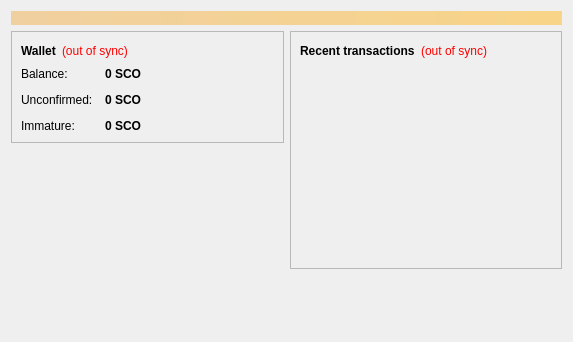
<?xml version="1.0" encoding="UTF-8"?>
<ui version="4.0">
 <class>OverviewPage</class>
 <widget class="QWidget" name="OverviewPage">
  <property name="geometry">
   <rect>
    <x>0</x>
    <y>0</y>
    <width>573</width>
    <height>342</height>
   </rect>
  </property>
  <property name="windowTitle">
   <string>Form</string>
  </property>
  <layout class="QVBoxLayout" name="topLayout">
   <item>
    <widget class="QLabel" name="labelAlerts">
     <property name="visible">
      <bool>false</bool>
     </property>
     <property name="styleSheet">
      <string notr="true">background-color: qlineargradient(x1: 0, y1: 0, x2: 1, y2: 0, stop:0 #F0D0A0, stop:1 #F8D488); color:#000000;</string>
     </property>
     <property name="wordWrap">
      <bool>true</bool>
     </property>
     <property name="margin">
      <number>3</number>
     </property>
    </widget>
   </item>
   <item>
    <layout class="QHBoxLayout" name="horizontalLayout" stretch="1,1">
     <item>
      <layout class="QVBoxLayout" name="verticalLayout_2">
       <item>
        <widget class="QFrame" name="frame">
         <property name="frameShape">
          <enum>QFrame::StyledPanel</enum>
         </property>
         <property name="frameShadow">
          <enum>QFrame::Raised</enum>
         </property>
         <layout class="QVBoxLayout" name="verticalLayout_4">
          <item>
           <layout class="QHBoxLayout" name="horizontalLayout_4">
            <item>
             <widget class="QLabel" name="label_5">
              <property name="font">
               <font>
                <weight>75</weight>
                <bold>true</bold>
               </font>
              </property>
              <property name="text">
               <string>Wallet</string>
              </property>
             </widget>
            </item>
            <item>
             <widget class="QLabel" name="labelWalletStatus">
              <property name="toolTip">
               <string>The displayed information may be out of date. Your wallet automatically synchronizes with the Thistlecoin network after a connection is established, but this process has not completed yet.</string>
              </property>
              <property name="styleSheet">
               <string notr="true">QLabel { color: red; }</string>
              </property>
              <property name="text">
               <string notr="true">(out of sync)</string>
              </property>
              <property name="alignment">
               <set>Qt::AlignLeading|Qt::AlignLeft|Qt::AlignVCenter</set>
              </property>
             </widget>
            </item>
            <item>
             <spacer name="horizontalSpacer_2">
              <property name="orientation">
               <enum>Qt::Horizontal</enum>
              </property>
              <property name="sizeHint" stdset="0">
               <size>
                <width>40</width>
                <height>20</height>
               </size>
              </property>
             </spacer>
            </item>
           </layout>
          </item>
          <item>
           <layout class="QFormLayout" name="formLayout_2">
            <property name="fieldGrowthPolicy">
             <enum>QFormLayout::AllNonFixedFieldsGrow</enum>
            </property>
            <property name="horizontalSpacing">
             <number>12</number>
            </property>
            <property name="verticalSpacing">
             <number>12</number>
            </property>
            <item row="0" column="0">
             <widget class="QLabel" name="label">
              <property name="text">
               <string>Balance:</string>
              </property>
             </widget>
            </item>
            <item row="0" column="1">
             <widget class="QLabel" name="labelBalance">
              <property name="font">
               <font>
                <weight>75</weight>
                <bold>true</bold>
               </font>
              </property>
              <property name="cursor">
               <cursorShape>IBeamCursor</cursorShape>
              </property>
              <property name="toolTip">
               <string>Your current balance</string>
              </property>
              <property name="text">
               <string notr="true">0 SCO</string>
              </property>
              <property name="textInteractionFlags">
               <set>Qt::LinksAccessibleByMouse|Qt::TextSelectableByKeyboard|Qt::TextSelectableByMouse</set>
              </property>
             </widget>
            </item>
            <item row="1" column="0">
             <widget class="QLabel" name="label_3">
              <property name="text">
               <string>Unconfirmed:</string>
              </property>
             </widget>
            </item>
            <item row="1" column="1">
             <widget class="QLabel" name="labelUnconfirmed">
              <property name="font">
               <font>
                <weight>75</weight>
                <bold>true</bold>
               </font>
              </property>
              <property name="cursor">
               <cursorShape>IBeamCursor</cursorShape>
              </property>
              <property name="toolTip">
               <string>Total of transactions that have yet to be confirmed, and do not yet count toward the current balance</string>
              </property>
              <property name="text">
               <string notr="true">0 SCO</string>
              </property>
              <property name="textInteractionFlags">
               <set>Qt::LinksAccessibleByMouse|Qt::TextSelectableByKeyboard|Qt::TextSelectableByMouse</set>
              </property>
             </widget>
            </item>
            <item row="2" column="0">
             <widget class="QLabel" name="labelImmatureText">
              <property name="text">
               <string>Immature:</string>
              </property>
             </widget>
            </item>
            <item row="2" column="1">
             <widget class="QLabel" name="labelImmature">
              <property name="font">
               <font>
                <weight>75</weight>
                <bold>true</bold>
               </font>
              </property>
              <property name="toolTip">
               <string>Mined balance that has not yet matured</string>
              </property>
              <property name="text">
               <string notr="true">0 SCO</string>
              </property>
              <property name="textInteractionFlags">
               <set>Qt::LinksAccessibleByMouse|Qt::TextSelectableByKeyboard|Qt::TextSelectableByMouse</set>
              </property>
             </widget>
            </item>
           </layout>
          </item>
         </layout>
        </widget>
       </item>
       <item>
        <spacer name="verticalSpacer">
         <property name="orientation">
          <enum>Qt::Vertical</enum>
         </property>
         <property name="sizeHint" stdset="0">
          <size>
           <width>20</width>
           <height>40</height>
          </size>
         </property>
        </spacer>
       </item>
      </layout>
     </item>
     <item>
      <layout class="QVBoxLayout" name="verticalLayout_3">
       <item>
        <widget class="QFrame" name="frame_2">
         <property name="frameShape">
          <enum>QFrame::StyledPanel</enum>
         </property>
         <property name="frameShadow">
          <enum>QFrame::Raised</enum>
         </property>
         <layout class="QVBoxLayout" name="verticalLayout">
          <item>
           <layout class="QHBoxLayout" name="horizontalLayout_2">
            <item>
             <widget class="QLabel" name="label_4">
              <property name="text">
               <string>&lt;b&gt;Recent transactions&lt;/b&gt;</string>
              </property>
             </widget>
            </item>
            <item>
             <widget class="QLabel" name="labelTransactionsStatus">
              <property name="toolTip">
               <string>The displayed information may be out of date. Your wallet automatically synchronizes with the Thistlecoin network after a connection is established, but this process has not completed yet.</string>
              </property>
              <property name="styleSheet">
               <string notr="true">QLabel { color: red; }</string>
              </property>
              <property name="text">
               <string notr="true">(out of sync)</string>
              </property>
              <property name="alignment">
               <set>Qt::AlignRight|Qt::AlignTrailing|Qt::AlignVCenter</set>
              </property>
             </widget>
            </item>
            <item>
             <spacer name="horizontalSpacer">
              <property name="orientation">
               <enum>Qt::Horizontal</enum>
              </property>
              <property name="sizeHint" stdset="0">
               <size>
                <width>40</width>
                <height>20</height>
               </size>
              </property>
             </spacer>
            </item>
           </layout>
          </item>
          <item>
           <widget class="QListView" name="listTransactions">
            <property name="styleSheet">
             <string notr="true">QListView { background: transparent; }</string>
            </property>
            <property name="frameShape">
             <enum>QFrame::NoFrame</enum>
            </property>
            <property name="verticalScrollBarPolicy">
             <enum>Qt::ScrollBarAlwaysOff</enum>
            </property>
            <property name="horizontalScrollBarPolicy">
             <enum>Qt::ScrollBarAlwaysOff</enum>
            </property>
            <property name="selectionMode">
             <enum>QAbstractItemView::NoSelection</enum>
            </property>
           </widget>
          </item>
         </layout>
        </widget>
       </item>
       <item>
        <spacer name="verticalSpacer_2">
         <property name="orientation">
          <enum>Qt::Vertical</enum>
         </property>
         <property name="sizeHint" stdset="0">
          <size>
           <width>20</width>
           <height>40</height>
          </size>
         </property>
        </spacer>
       </item>
      </layout>
     </item>
    </layout>
   </item>
  </layout>
 </widget>
 <resources/>
 <connections/>
</ui>
